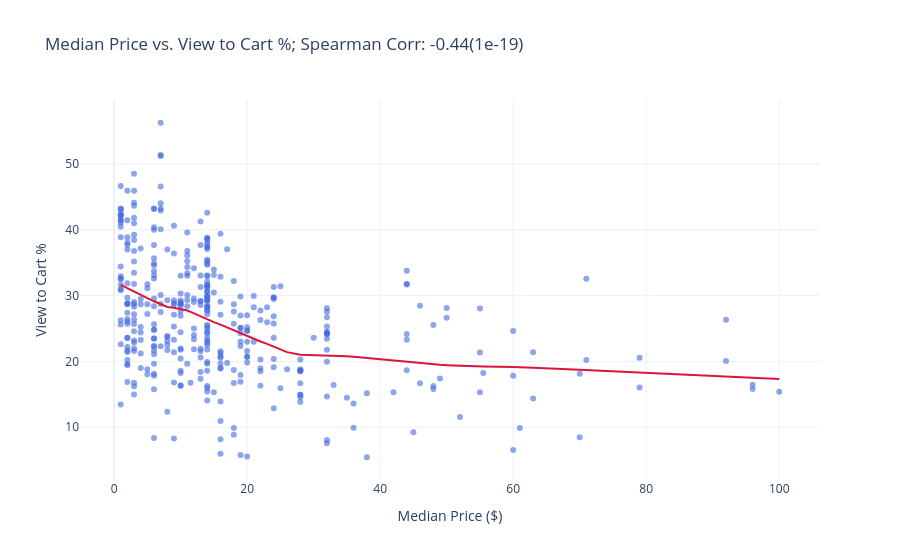
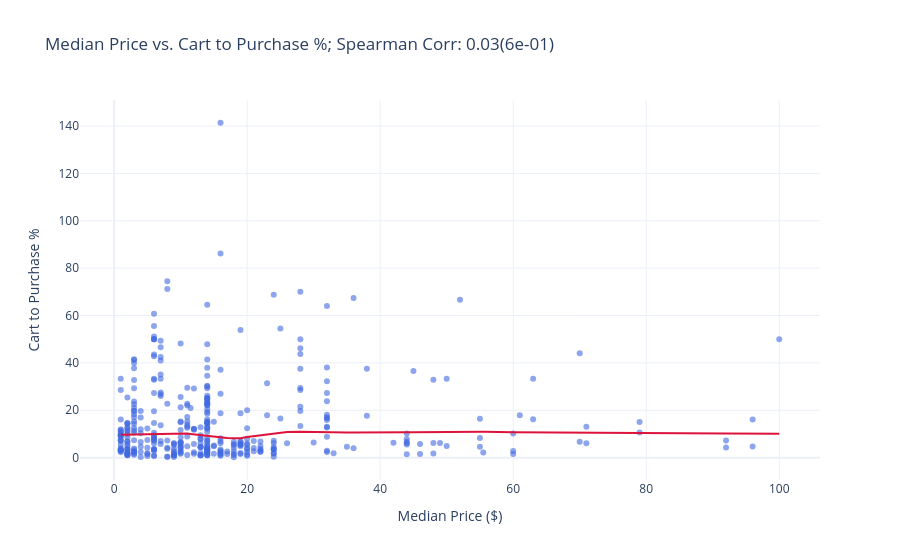

The notebook cell saved with these charts, in order:
### Markdown cell above
#### Item Basic Analysis

### Code cell
import numpy as np
import pandas as pd
import plotly.express as px
from scipy import stats

def spearmann_corr_plot(df_original, col_1, col_2, xlabel, ylabel, title):
    df = df_original.copy()
    df = df[df[col_1].notna() & df[col_2].notna()]
    rho, p = stats.spearmanrho(df[col_1], df[col_2])
    # Build base plot
    fig = px.scatter(
        df,
        x=col_1,
        y=col_2,
        trendline="lowess",
        title=f"{title}; Spearman Corr: {rho:.2f}({p:.0e})",
        labels={
            col_1: xlabel,
            col_2: ylabel,
        },
        template="plotly_white",
    )

    # Trendline settings
    fig.update_traces(
        line=dict(
            color="crimson",  # High-contrast color to stand out
            width=2,  # Thickens the line
            dash="solid",
        ),
        selector=dict(
            type="scatter", mode="lines"
        ), 
    )

    fig.update_traces(
        marker=dict(opacity=0.6, color="royalblue"),
        selector=dict(type="scatter", mode="markers"),
    )

    fig.show()

spearmann_corr_plot(df, 'median_price', 'View to Cart %', 'Median Price ($)', 'View to Cart %', 'Median Price vs. View to Cart %')
spearmann_corr_plot(df, 'median_price', 'Cart to Purchase %', 'Median Price ($)', 'Cart to Purchase %', 'Median Price vs. Cart to Purchase %')

### Figure 1 — Plotly figure (JSON) as saved in the notebook; plotly's stock layout.template omitted (floating-point values rounded to 4 significant figures; data arrays with more than 128 entries replaced by an {"elided": "..."} marker saying what was removed)
{"data": [{"hovertemplate": "Median Price ($)=%{x}<br>View to Cart %=%{y}<extra></extra>", "legendgroup": "", "marker": {"color": "royalblue", "opacity": 0.6, "symbol": "circle"}, "mode": "markers", "name": "", "orientation": "v", "showlegend": false, "type": "scatter", "x": {"elided": "385 float values"}, "xaxis": "x", "y": {"elided": "385 float values"}, "yaxis": "y"}, {"hovertemplate": "<b>LOWESS trendline</b><br><br>Median Price ($)=%{x}<br>View to Cart %=%{y} <b>(trend)</b><extra></extra>", "legendgroup": "", "line": {"color": "crimson", "dash": "solid", "width": 2}, "marker": {"color": "#636efa", "symbol": "circle"}, "mode": "lines", "name": "", "showlegend": false, "type": "scatter", "x": {"elided": "385 float values"}, "xaxis": "x", "y": {"elided": "385 float values"}, "yaxis": "y"}], "layout": {"legend": {"tracegroupgap": 0}, "title": {"text": "Median Price vs. View to Cart %; Spearman Corr: -0.44(1e-19)"}, "xaxis": {"anchor": "y", "domain": [0, 1], "title": {"text": "Median Price ($)"}}, "yaxis": {"anchor": "x", "domain": [0, 1], "title": {"text": "View to Cart %"}}}}

### Figure 2 — Plotly figure (JSON) as saved in the notebook; plotly's stock layout.template omitted (floating-point values rounded to 4 significant figures; data arrays with more than 128 entries replaced by an {"elided": "..."} marker saying what was removed)
{"data": [{"hovertemplate": "Median Price ($)=%{x}<br>Cart to Purchase %=%{y}<extra></extra>", "legendgroup": "", "marker": {"color": "royalblue", "opacity": 0.6, "symbol": "circle"}, "mode": "markers", "name": "", "orientation": "v", "showlegend": false, "type": "scatter", "x": {"elided": "385 float values"}, "xaxis": "x", "y": {"elided": "385 float values"}, "yaxis": "y"}, {"hovertemplate": "<b>LOWESS trendline</b><br><br>Median Price ($)=%{x}<br>Cart to Purchase %=%{y} <b>(trend)</b><extra></extra>", "legendgroup": "", "line": {"color": "crimson", "dash": "solid", "width": 2}, "marker": {"color": "#636efa", "symbol": "circle"}, "mode": "lines", "name": "", "showlegend": false, "type": "scatter", "x": {"elided": "385 float values"}, "xaxis": "x", "y": {"elided": "385 float values"}, "yaxis": "y"}], "layout": {"legend": {"tracegroupgap": 0}, "title": {"text": "Median Price vs. Cart to Purchase %; Spearman Corr: 0.03(6e-01)"}, "xaxis": {"anchor": "y", "domain": [0, 1], "title": {"text": "Median Price ($)"}}, "yaxis": {"anchor": "x", "domain": [0, 1], "title": {"text": "Cart to Purchase %"}}}}
